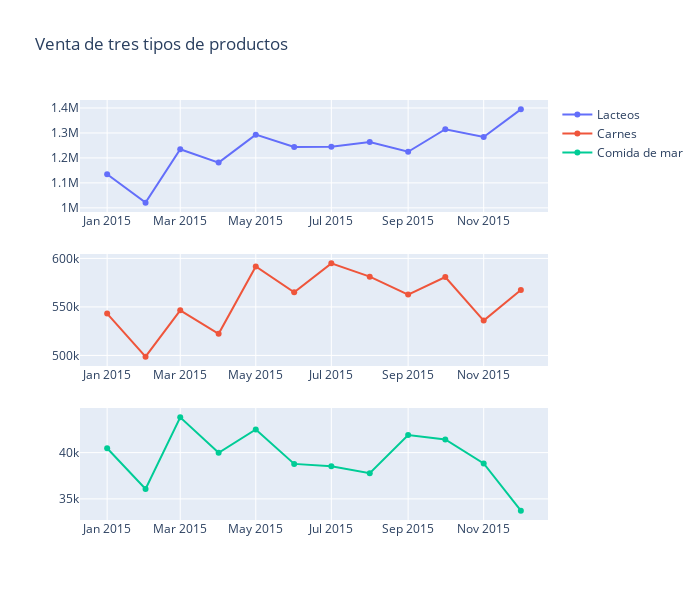

The notebook cell this image was saved under:
### Code cell
fig = make_subplots(rows=3, cols=1)

fig.append_trace(
    go.Scatter(
        x=df.index.values,
        y=df["DAIRY"],
        name="Lacteos"
    ), row=1, col=1
)

fig.append_trace(
    go.Scatter(
        x=df.index.values,
        y=df["MEATS"],
        name="Carnes"
    ), row=2, col=1
)

fig.append_trace(
    go.Scatter(
        x=df.index.values,
        y=df["SEAFOOD"],
        name="Comida de mar"
    ), row=3, col=1
)

fig.update_layout(
    height=600,
    width=700,
    title="Venta de tres tipos de productos"
)
fig.show()

### Figure 1 — Plotly figure (JSON) as saved in the notebook; plotly's stock layout.template omitted (floating-point values rounded to 4 significant figures)
{"data": [{"name": "Lacteos", "type": "scatter", "x": ["2015-01", "2015-02", "2015-03", "2015-04", "2015-05", "2015-06", "2015-07", "2015-08", "2015-09", "2015-10", "2015-11", "2015-12"], "xaxis": "x", "y": [1134521, 1020747, 1234851, 1181180, 1293308, 1243588, 1244815, 1263428, 1224619, 1314827, 1283672, 1394582], "yaxis": "y"}, {"name": "Carnes", "type": "scatter", "x": ["2015-01", "2015-02", "2015-03", "2015-04", "2015-05", "2015-06", "2015-07", "2015-08", "2015-09", "2015-10", "2015-11", "2015-12"], "xaxis": "x2", "y": [543100.0, 498700.0, 546500.0, 522300.0, 591700.0, 565000.0, 594900.0, 581200.0, 562700.0, 580800.0, 535900.0, 567400.0], "yaxis": "y2"}, {"name": "Comida de mar", "type": "scatter", "x": ["2015-01", "2015-02", "2015-03", "2015-04", "2015-05", "2015-06", "2015-07", "2015-08", "2015-09", "2015-10", "2015-11", "2015-12"], "xaxis": "x3", "y": [40470.0, 36070.0, 43810.0, 39980.0, 42510.0, 38780.0, 38540.0, 37770.0, 41910.0, 41420.0, 38820.0, 33730.0], "yaxis": "y3"}], "layout": {"height": 600, "title": {"text": "Venta de tres tipos de productos"}, "width": 700, "xaxis": {"anchor": "y", "autorange": true, "domain": [0, 1], "range": ["2014-12-10 00:30:06.6421", "2015-12-22 23:29:53.3579"], "type": "date"}, "xaxis2": {"anchor": "y2", "autorange": true, "domain": [0, 1], "range": ["2014-12-10 00:30:06.6421", "2015-12-22 23:29:53.3579"], "type": "date"}, "xaxis3": {"anchor": "y3", "autorange": true, "domain": [0, 1], "range": ["2014-12-10 00:30:06.6421", "2015-12-22 23:29:53.3579"], "type": "date"}, "yaxis": {"anchor": "x", "autorange": true, "domain": [0.7333, 1], "range": [983300.0, 1432000.0], "type": "linear"}, "yaxis2": {"anchor": "x2", "autorange": true, "domain": [0.3667, 0.6333], "range": [489100.0, 604500.0], "type": "linear"}, "yaxis3": {"anchor": "x3", "autorange": true, "domain": [0, 0.2667], "range": [32720.0, 44820.0], "type": "linear"}}}
